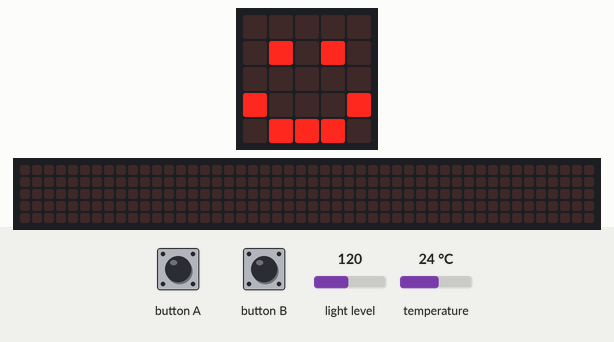
This program was run on a simulated BBC micro:bit (MakeCode). Parts: the board's 5×5 LED display, a strip that is not on the board, showing the scrolling text unrolled. The inputs (shaded band) are chosen by the test bench; at power-on: light level 120, temperature 24 °C. The 48×5 strip is a reading aid, not a part: it shows the text the display is scrolling, unrolled, one strip-width of it at a time.

Above: at 8.5 s.
8.6 s: button A pressed for 0.15 s
At 9.21 s:
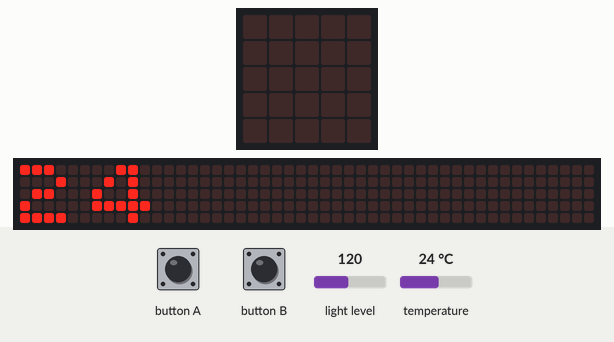
9.3 s: button B pressed for 0.15 s
At 15.79 s:
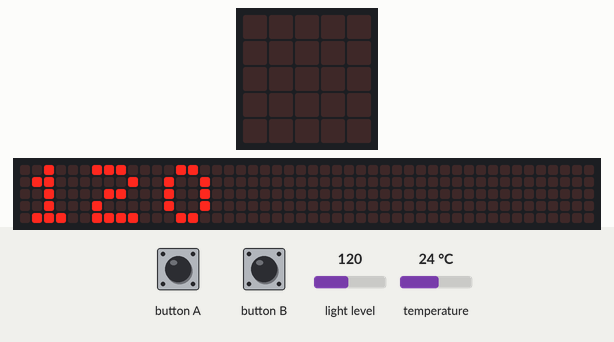

Measured:
- after the input at 8.6 s, the display: changes after 0.54 s (image 1)
- after the input at 9.3 s, the display: first differs from a run without the input after 3.1 s (image 2)
- what the display in image 0 shows lasts 0.6 s, from 7.9 s to 8.5 s

The program:

main.ts
```typescript
input.onButtonPressed(Button.A, function () {
    basic.showNumber(input.temperature())
})
input.onButtonPressed(Button.B, function () {
    basic.showNumber(input.lightLevel())
})
basic.showNumber(input.temperature())
basic.pause(500)
basic.showNumber(input.lightLevel())
basic.pause(500)
basic.forever(function () {
    if (input.temperature() >= 8 && input.temperature() <= 30 || input.lightLevel() >= 100 && input.lightLevel() <= 200) {
        basic.showIcon(IconNames.Happy)
        basic.clearScreen()
    } else {
        basic.showIcon(IconNames.Ghost)
        basic.clearScreen()
    }
})
```

test.ts
```typescript
// aquí va el archivo "tests"; esto no se compilará cuando este paquete se utilice como una extensión.
```
